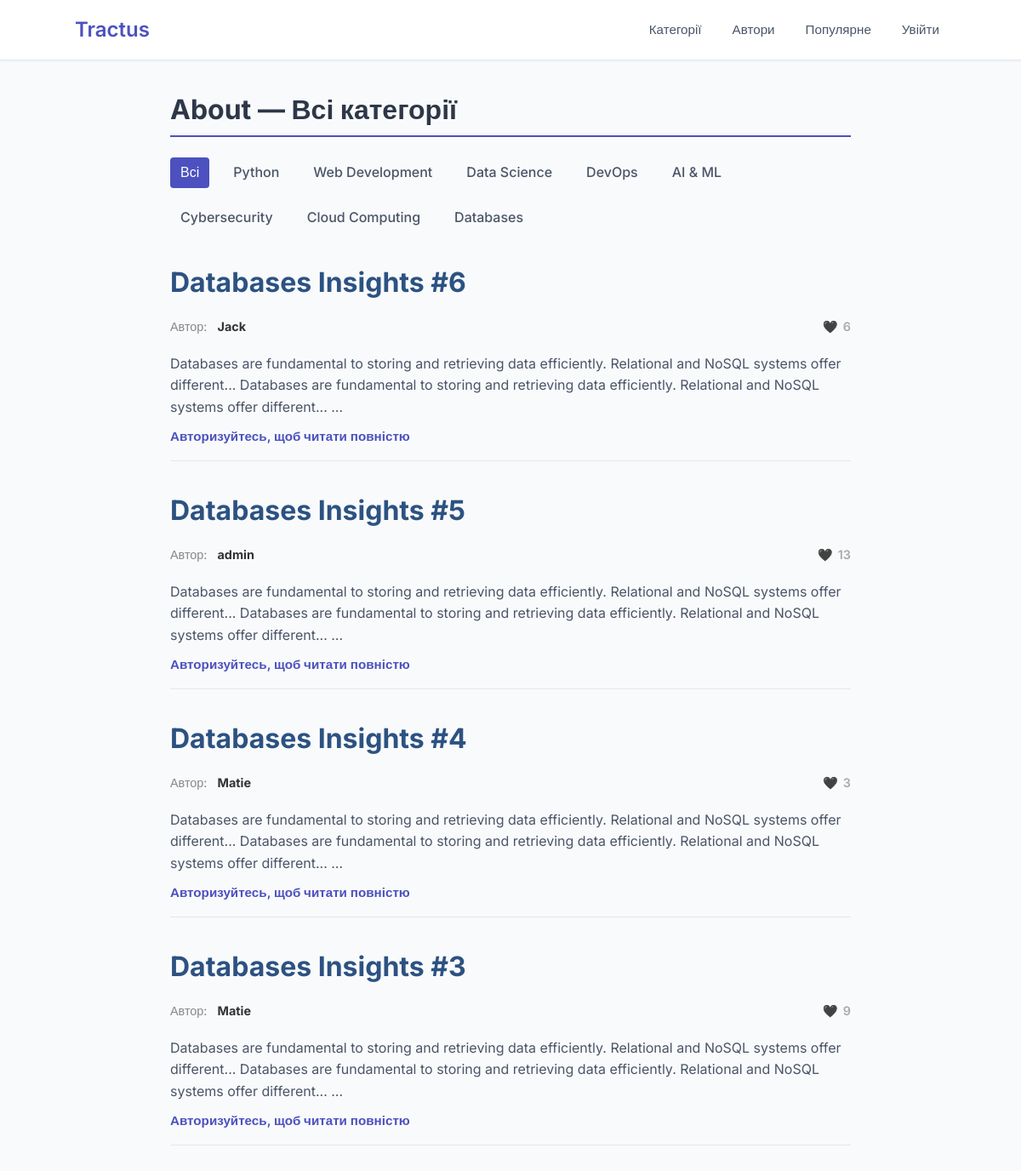
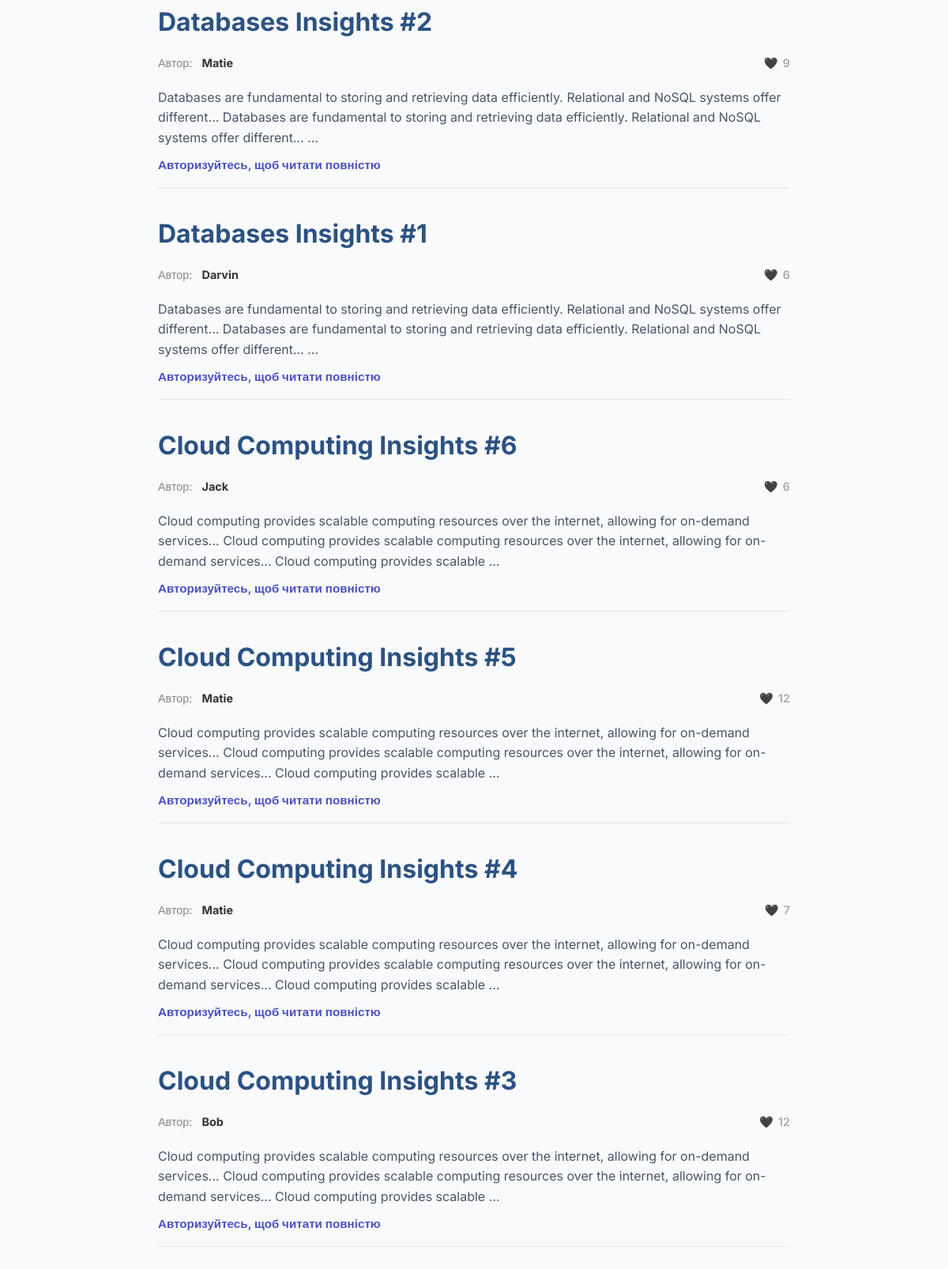
/posts/, run on the app's committed database (2 pictures, top to bottom).
### blog/models.py (models this page shows, shortened)
class Category(models.Model):
    name = models.CharField(max_length=255, unique=True)

class Post(models.Model):
    title = models.CharField(max_length=255)
    content = models.TextField()
    created_at = models.DateTimeField(auto_now_add=True)
    updated_at = models.DateTimeField(auto_now=True)
    author = models.ForeignKey(User, on_delete=models.CASCADE, related_name="posts")
    category = models.ForeignKey(Category, on_delete=models.CASCADE, related_name="posts")
    class Meta:
        ordering = ["-created_at"]

class User(AbstractUser):
    pass

### blog/views.py (the view)
# urls.py: path("posts/", PostsListView.as_view(), name="posts-list"),  # всі пости
class PostsListView(generic.ListView):
    model = Post
    template_name = "posts_list.html"
    context_object_name = "posts"
    paginate_by = 10
    def get_queryset(self):
        queryset = Post.objects.select_related("category", "author") \
                               .annotate(likes_count=Count("likes")) \
                               .order_by("-created_at")
        category_name = self.kwargs.get("category_name")
        if category_name:
            category = get_object_or_404(Category, name=category_name)
            queryset = queryset.filter(category=category)
        return queryset
    def get_context_data(self, **kwargs):
        context = super().get_context_data(**kwargs)
        context["categories"] = Category.objects.all()
        context["current_category"] = self.kwargs.get("category_name", "Всі категорії")
        context["user_is_authenticated"] = self.request.user.is_authenticated
        return context

### templates/posts_list.html (shortened to what this page needs)
{% extends "base.html" %}
{% block content %}
  <h1 class="page-title">About — {{ current_category }}</h1>
  <nav>
    <ul class="category-filter">
      <li>
        <a href="{% url 'blog:posts-list' %}"
           class="{% if not current_category or current_category == 'Всі категорії' %}active{% endif %}">Всі</a>
      </li>
      {% for category in categories %}
        <li>
          <a href="{% url 'blog:posts-by-category' category_name=category.name %}"
             class="{% if current_category == category.name %}active{% endif %}">
            {{ category.name }}
          </a>
        </li>
      {% endfor %}
    </ul>
  </nav>
  {% if posts %}
    <ul class="post-list">
      {% for post in posts %}
        <li class="post-item" data-post-id="{{ post.id }}">
          <h3 class="post-title">{{ post.title }}</h3>
          <p class="post-meta" style="display: flex; align-items: center; gap: 12px; font-size: 0.9rem; color: #888;">
            Автор: <strong>{{ post.author.username }}</strong>
            {% if user.is_authenticated %}
              <button class="like-button" type="button"
                      style="margin-left: auto; background: none; border: none; cursor: pointer; font-size: 1.2rem; display: flex; align-items: center; gap: 6px; color: inherit; padding: 0;">
                <span>🖤</span>
                <span class="like-count">{{ post.likes_count|default:"0" }}</span>
              </button>
            {% else %}
              <span style="margin-left: auto; display: flex; align-items: center; gap: 6px; color: #aaa;">
                🖤 <span class="like-count">{{ post.likes_count|default:"0" }}</span>
              </span>
            {% endif %}
          </p>
          <p class="post-excerpt">{{ post.content|truncatewords:30 }}</p>
          {% if user.is_authenticated %}
            <a href="{% url 'blog:post-details' post.id %}" class="read-more">Читати повністю</a>
          {% else %}
            <a href="{% url 'login' %}" class="read-more">Авторизуйтесь, щоб читати повністю</a>
          {% endif %}
        </li>
      {% endfor %}
    </ul>
  {% else %}
    <p>Поки що немає постів у цій категорії.</p>
  {% endif %}
{% endblock %}

### templates/base.html (shortened to what this page needs)
<!DOCTYPE html>
<html lang="uk">
<head>
  {% load static %}
  <link rel="stylesheet" href="{% static 'css/styles.css' %}" />
</head>
<body>
  {% block header %}
    {% include "includes/header.html" %}
  {% endblock %}
  <main class="content-container">
    {% block content %}{% endblock %}
  </main>
</body>
</html>

### templates/includes/header.html
<header class="header">
  <div class="container">
    <div class="logo">
      <a href="{% url 'blog:index' %}">Tractus</a>
    </div>
    <nav class="nav">
      <a href="{% url 'blog:category-list' %}" class="nav-link">Категорії</a>
      <a href="{% url 'blog:about-authors' %}" class="nav-link">Автори</a>
      <a href="{% url 'blog:popular_posts' %}" class="nav-link">Популярне</a>
      {% if user.is_authenticated %}
        <form method="post" action="{% url 'logout' %}" class="logout-form">
          {% csrf_token %}
          <button type="submit" class="nav-link btn-link">Вийти</button>
        </form>
      {% else %}
        <a href="{% url 'login' %}" class="nav-link">Увійти</a>
      {% endif %}
    </nav>
  </div>
</header>

### static/css/styles.css (style rules this page uses)
body { margin: 0; font-family: 'Inter', sans-serif; background-color: #f9fafb; color: #1a202c; line-height: 1.6; -webkit-font-smoothing: antialiased; -moz-osx-font-smoothing: grayscale; }
.container { max-width: 1024px; margin: 0 auto; padding: 0 1rem; display: flex; align-items: center; justify-content: space-between; }
.header { background-color: #ffffff; border-bottom: 1px solid #e2e8f0; padding: 1rem 0; box-shadow: 0 1px 3px rgba(0, 0, 0, 0.05); }
.logo a { font-weight: 600; font-size: 1.5rem; color: #4c51bf; text-decoration: none; transition: color 0.3s ease; }
.nav { display: flex; gap: 1.25rem; align-items: center; font-weight: 500; font-size: 0.95rem; }
.nav-link { color: #4a5568; text-decoration: none; padding: 0.25rem 0.5rem; border-radius: 4px; transition: background-color 0.2s ease, color 0.2s ease; cursor: pointer; }
.content-container { max-width: 800px; margin: 2rem auto; padding: 0 1rem; }
.page-title { font-size: 2rem; font-weight: 700; margin-bottom: 1.5rem; color: #2d3748; border-bottom: 2px solid #4c51bf; padding-bottom: 0.25rem; }
.category-filter { list-style: none; padding: 0; margin-bottom: 2rem; display: flex; gap: 1rem; flex-wrap: wrap; }
.category-filter a { text-decoration: none; color: #4a5568; padding: 0.35rem 0.75rem; border-radius: 4px; font-weight: 500; transition: background-color 0.3s ease, color 0.3s ease; display: inline-block; }
.category-filter a.active { background-color: #4c51bf; color: white; cursor: default; pointer-events: none; }
.post-list { list-style: none; padding: 0; margin: 0; display: flex; flex-direction: column; gap: 2rem; }
.post-item { padding-bottom: 1rem; border-bottom: 1px solid #e2e8f0; }
.post-title { margin: 0 0 0.5rem 0; font-size: 1.5rem; color: #2d3748; }
.post-excerpt { color: #4a5568; margin-bottom: 0.5rem; font-size: 1rem; }
.read-more { color: #4c51bf; text-decoration: none; font-weight: 600; font-size: 0.95rem; transition: color 0.3s ease; }
.post-title { font-size: 2rem; margin-bottom: 0.25rem; color: #2c5282; font-weight: 700; }
.post-meta { font-size: 0.9rem; color: #718096; margin-bottom: 1.25rem; }
.post-meta { font-size: 0.9rem; color: #666; display: flex; align-items: center; gap: 0.75rem; }
.post-meta strong { color: #333; }
.like-count { font-weight: 600; user-select: none; }

### data on the page
Category: name "Python"
Category: name "Web Development"
Category: name "Data Science"
Category: name "DevOps"
Category: name "AI & ML"
Category: name "Cybersecurity"
Category: name "Cloud Computing"
Category: name "Databases"
Post: title "Databases Insights #6", author.username "Jack", likes_count "6", content "Databases are fundamental to storing and retrieving data efficiently. Relational and NoSQL systems offer different... Databases are fundamental to storing and retrieving data efficiently. Relational and NoSQL systems offer different... …"
Post: title "Databases Insights #5", author.username "admin", likes_count "13", content "Databases are fundamental to storing and retrieving data efficiently. Relational and NoSQL systems offer different... Databases are fundamental to storing and retrieving data efficiently. Relational and NoSQL systems offer different... …"
Post: title "Databases Insights #4", author.username "Matie", likes_count "3", content "Databases are fundamental to storing and retrieving data efficiently. Relational and NoSQL systems offer different... Databases are fundamental to storing and retrieving data efficiently. Relational and NoSQL systems offer different... …"
Post: title "Databases Insights #3", author.username "Matie", likes_count "9", content "Databases are fundamental to storing and retrieving data efficiently. Relational and NoSQL systems offer different... Databases are fundamental to storing and retrieving data efficiently. Relational and NoSQL systems offer different... …"
Post: title "Databases Insights #2", author.username "Matie", likes_count "9", content "Databases are fundamental to storing and retrieving data efficiently. Relational and NoSQL systems offer different... Databases are fundamental to storing and retrieving data efficiently. Relational and NoSQL systems offer different... …"
Post: title "Databases Insights #1", author.username "Darvin", likes_count "6", content "Databases are fundamental to storing and retrieving data efficiently. Relational and NoSQL systems offer different... Databases are fundamental to storing and retrieving data efficiently. Relational and NoSQL systems offer different... …"
Post: title "Cloud Computing Insights #6", author.username "Jack", likes_count "6", content "Cloud computing provides scalable computing resources over the internet, allowing for on-demand services... Cloud computing provides scalable computing resources over the internet, allowing for on-demand services... Cloud computing provides scalable …"
Post: title "Cloud Computing Insights #5", author.username "Matie", likes_count "12", content "Cloud computing provides scalable computing resources over the internet, allowing for on-demand services... Cloud computing provides scalable computing resources over the internet, allowing for on-demand services... Cloud computing provides scalable …"
Post: title "Cloud Computing Insights #4", author.username "Matie", likes_count "7", content "Cloud computing provides scalable computing resources over the internet, allowing for on-demand services... Cloud computing provides scalable computing resources over the internet, allowing for on-demand services... Cloud computing provides scalable …"
Post: title "Cloud Computing Insights #3", author.username "Bob", likes_count "12", content "Cloud computing provides scalable computing resources over the internet, allowing for on-demand services... Cloud computing provides scalable computing resources over the internet, allowing for on-demand services... Cloud computing provides scalable …"

### other printed values
{{ current_category }} "Всі категорії"
